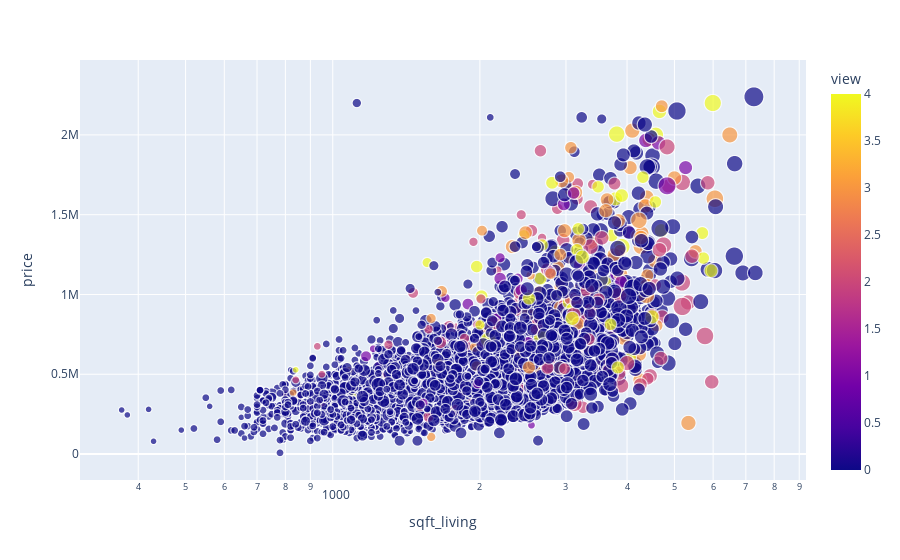

The cell this chart's notebook holds for it:
### Code cell
fig = px.scatter(df_no_outlier, x='sqft_living', y='price', size='bathrooms', color='view', hover_name='street', 
                 log_x=True, size_max=20)

fig

### Figure 1 — Plotly figure (JSON) as saved in the notebook; plotly's stock layout.template omitted (floating-point values rounded to 4 significant figures; data arrays with more than 128 entries replaced by an {"elided": "..."} marker saying what was removed)
{"data": [{"hovertemplate": "<b>%{hovertext}</b><br><br>sqft_living=%{x}<br>price=%{y}<br>bathrooms=%{marker.size}<br>view=%{marker.color}<extra></extra>", "hovertext": {"elided": "4517 str values"}, "legendgroup": "", "marker": {"color": {"elided": "4517 int values"}, "coloraxis": "coloraxis", "size": {"elided": "4517 float values"}, "sizemode": "area", "sizeref": 0.01625, "symbol": "circle"}, "mode": "markers", "name": "", "showlegend": false, "type": "scattergl", "x": {"elided": "4517 int values"}, "xaxis": "x", "y": {"elided": "4517 float values"}, "yaxis": "y"}], "layout": {"coloraxis": {"colorbar": {"title": {"text": "view"}}, "colorscale": [[0, "#0d0887"], [0.1111, "#46039f"], [0.2222, "#7201a8"], [0.3333, "#9c179e"], [0.4444, "#bd3786"], [0.5556, "#d8576b"], [0.6667, "#ed7953"], [0.7778, "#fb9f3a"], [0.8889, "#fdca26"], [1, "#f0f921"]]}, "legend": {"itemsizing": "constant", "tracegroupgap": 0}, "margin": {"t": 60}, "xaxis": {"anchor": "y", "domain": [0, 1], "title": {"text": "sqft_living"}, "type": "log"}, "yaxis": {"anchor": "x", "domain": [0, 1], "title": {"text": "price"}}}}
